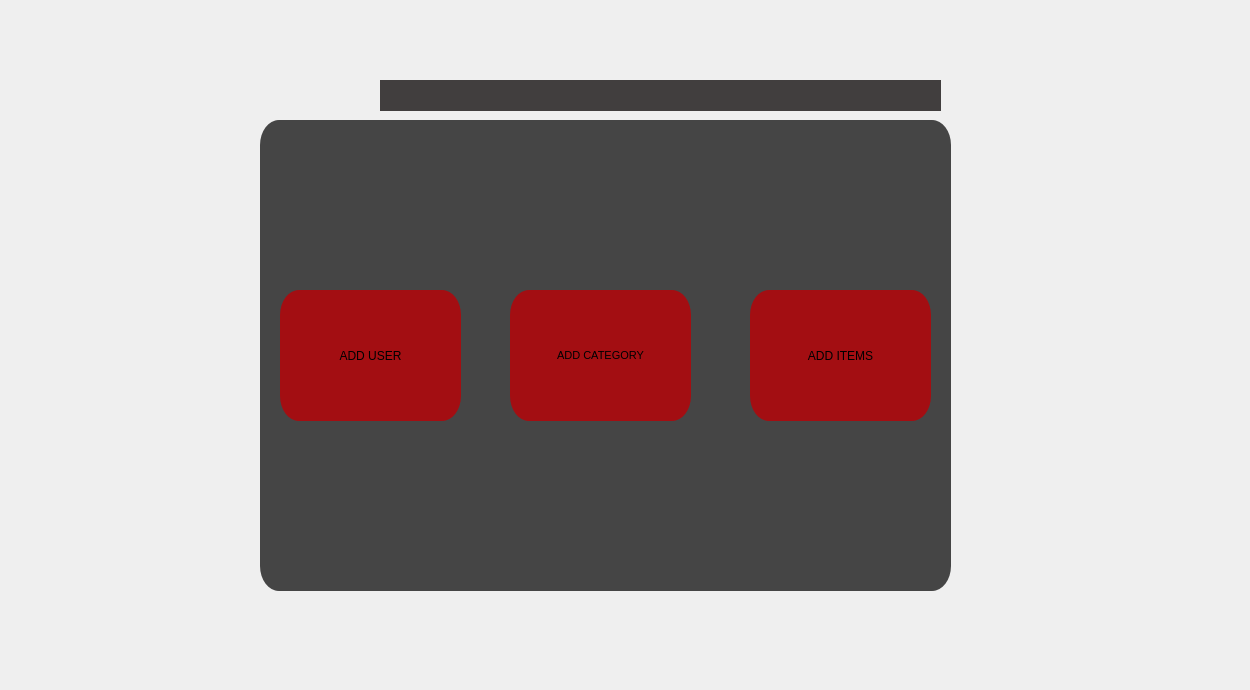
    <widget class="QWidget" name="tab_dashbord">
     <attribute name="title">
      <string>Tab 2</string>
     </attribute>
     <widget class="QLabel" name="label_5">
      <property name="geometry">
       <rect>
        <x>0</x>
        <y>0</y>
        <width>1241</width>
        <height>681</height>
       </rect>
      </property>
      <property name="text">
       <string/>
      </property>
      <property name="pixmap">
       <pixmap resource="pt.qrc">:/pt/bg2.jpg</pixmap>
      </property>
      <property name="scaledContents">
       <bool>true</bool>
      </property>
     </widget>
     <widget class="QPushButton" name="pushButton_5">
      <property name="geometry">
       <rect>
        <x>280</x>
        <y>290</y>
        <width>181</width>
        <height>131</height>
       </rect>
      </property>
      <property name="cursor">
       <cursorShape>PointingHandCursor</cursorShape>
      </property>
      <property name="styleSheet">
       <string notr="true">QPushButton{
	border-radius: 19px solid;
	border-bottom:0px solid rgb(171, 16, 20);
    border-top:0px solid rgb(171, 16, 20);
	
	background-color: rgb(163, 14, 18);


  

}
QPushButton:hover{
	border-radius: 19px solid;
	border-bottom:0px solid rgb(171, 16, 20);
    border-top:0px solid rgb(171, 16, 20);
	
	background-color: rgb(44, 50, 93);


  

}

QPushButton:pressed{
	border-radius: 36px solid;
	border-bottom:0px solid rgb(171, 16, 20);
    border-top:0px solid rgb(171, 16, 20);
	
	background-color: rgb(44, 50, 93);


  

}
</string>
      </property>
      <property name="text">
       <string>ADD USER</string>
      </property>
      <property name="icon">
       <iconset resource="pt.qrc">
        <normaloff>:/pt/add-user.png</normaloff>:/pt/add-user.png</iconset>
      </property>
      <property name="iconSize">
       <size>
        <width>70</width>
        <height>70</height>
       </size>
      </property>
     </widget>
     <widget class="QPushButton" name="pushButton_7">
      <property name="geometry">
       <rect>
        <x>510</x>
        <y>290</y>
        <width>181</width>
        <height>131</height>
       </rect>
      </property>
      <property name="font">
       <font>
        <pointsize>8</pointsize>
       </font>
      </property>
      <property name="cursor">
       <cursorShape>PointingHandCursor</cursorShape>
      </property>
      <property name="styleSheet">
       <string notr="true">QPushButton{
	border-radius: 19px solid;
	border-bottom:0px solid rgb(171, 16, 20);
    border-top:0px solid rgb(171, 16, 20);
	
	background-color: rgb(163, 14, 18);


  

}
QPushButton:hover{
	border-radius: 19px solid;
	border-bottom:0px solid rgb(171, 16, 20);
    border-top:0px solid rgb(171, 16, 20);
	
	background-color: rgb(44, 50, 93);


  

}

QPushButton:pressed{
	border-radius: 36px solid;
	border-bottom:0px solid rgb(171, 16, 20);
    border-top:0px solid rgb(171, 16, 20);
	
	background-color: rgb(44, 50, 93);


  

}
</string>
      </property>
      <property name="text">
       <string>ADD CATEGORY</string>
      </property>
      <property name="icon">
       <iconset resource="pt.qrc">
        <normaloff>:/pt/add-category.png</normaloff>:/pt/add-category.png</iconset>
      </property>
      <property name="iconSize">
       <size>
        <width>70</width>
        <height>70</height>
       </size>
      </property>
     </widget>
     <widget class="QFrame" name="frame_4">
      <property name="geometry">
       <rect>
        <x>380</x>
        <y>80</y>
        <width>561</width>
        <height>31</height>
       </rect>
      </property>
      <property name="styleSheet">
       <string notr="true">
QFrame{
	border-radius: 19px solid;
	
	background-color: qlineargradient(spread:pad, x1:1, y1:1, x2:1, y2:1, stop:1 rgba(35, 31, 32, 218));
}
QFrame:hover{
	
	border:3px solid rgb(255, 165, 0);
	
	

}</string>
      </property>
      <property name="frameShape">
       <enum>QFrame::StyledPanel</enum>
      </property>
      <property name="frameShadow">
       <enum>QFrame::Raised</enum>
      </property>
     </widget>
     <widget class="QToolButton" name="toolButton_3">
      <property name="geometry">
       <rect>
        <x>380</x>
        <y>10</y>
        <width>201</width>
        <height>121</height>
       </rect>
      </property>
      <property name="styleSheet">
       <string notr="true">image: url(:/pt/mac.png);
border-radius: 19px solid;
</string>
      </property>
      <property name="text">
       <string/>
      </property>
     </widget>
     <widget class="QLabel" name="label_6">
      <property name="geometry">
       <rect>
        <x>280</x>
        <y>30</y>
        <width>111</width>
        <height>121</height>
       </rect>
      </property>
      <property name="text">
       <string/>
      </property>
      <property name="pixmap">
       <pixmap resource="pt.qrc">:/pt/db.png</pixmap>
      </property>
      <property name="scaledContents">
       <bool>true</bool>
      </property>
     </widget>
     <widget class="QPushButton" name="pushButton_8">
      <property name="geometry">
       <rect>
        <x>750</x>
        <y>290</y>
        <width>181</width>
        <height>131</height>
       </rect>
      </property>
      <property name="cursor">
       <cursorShape>PointingHandCursor</cursorShape>
      </property>
      <property name="styleSheet">
       <string notr="true">QPushButton{
	border-radius: 19px solid;
	border-bottom:0px solid rgb(171, 16, 20);
    border-top:0px solid rgb(171, 16, 20);
	
	background-color: rgb(163, 14, 18);


  

}
QPushButton:hover{
	border-radius: 19px solid;
	border-bottom:0px solid rgb(171, 16, 20);
    border-top:0px solid rgb(171, 16, 20);
	
	background-color: rgb(44, 50, 93);


  

}

QPushButton:pressed{
	border-radius: 36px solid;
	border-bottom:0px solid rgb(171, 16, 20);
    border-top:0px solid rgb(171, 16, 20);
	
	background-color: rgb(44, 50, 93);


  

}
</string>
      </property>
      <property name="text">
       <string>ADD ITEMS</string>
      </property>
      <property name="icon">
       <iconset resource="pt.qrc">
        <normaloff>:/pt/add-item.png</normaloff>:/pt/add-item.png</iconset>
      </property>
      <property name="iconSize">
       <size>
        <width>70</width>
        <height>70</height>
       </size>
      </property>
     </widget>
     <widget class="QFrame" name="frame_menu_2">
      <property name="enabled">
       <bool>true</bool>
      </property>
      <property name="geometry">
       <rect>
        <x>260</x>
        <y>120</y>
        <width>691</width>
        <height>471</height>
       </rect>
      </property>
      <property name="whatsThis">
       <string>&lt;html&gt;&lt;head/&gt;&lt;body&gt;&lt;p&gt;&lt;img src=&quot;:/pt/pos.png&quot;/&gt;&lt;/p&gt;&lt;/body&gt;&lt;/html&gt;</string>
      </property>
      <property name="styleSheet">
       <string notr="true">
QFrame{
	border-radius: 19px solid;
	background-color: qlineargradient(spread:pad, x1:1, y1:1, x2:1, y2:1, stop:1 rgba(0, 0, 0, 181));
}
QFrame:hover{
	border-left:3px solid rgb(255, 242, 0);
	border-bottom:3px solid rgb(255, 242, 0);
    border-top:3px solid rgb(255, 190, 0);
	border-right:3px solid rgb(255, 190, 0);
	

}</string>
      </property>
      <property name="frameShape">
       <enum>QFrame::StyledPanel</enum>
      </property>
      <property name="frameShadow">
       <enum>QFrame::Raised</enum>
      </property>
     </widget>
     <zorder>label_5</zorder>
     <zorder>frame_menu_2</zorder>
     <zorder>pushButton_5</zorder>
     <zorder>pushButton_7</zorder>
     <zorder>frame_4</zorder>
     <zorder>toolButton_3</zorder>
     <zorder>label_6</zorder>
     <zorder>pushButton_8</zorder>
    </widget>
